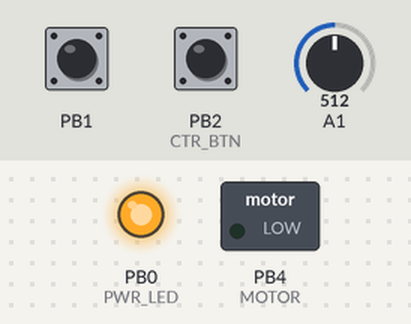
The program below on a simulated ATtiny85, built with avr-gcc and run on an emulated ATtiny85. On the bench: switched loads named in the program (green lamp = pin HIGH), output pins drawn as LEDs (lit = HIGH). The test bench sets the inputs (shaded band); at power-on: PB2 (CTR_BTN) LOW, A1 = 512, PB1 HIGH. Sleep ends after the set time or at an interrupt.

Above: at 1.2 s.
1.3 s: PB2 (CTR_BTN) pulled HIGH for 0.15 s
At 2.5 s:
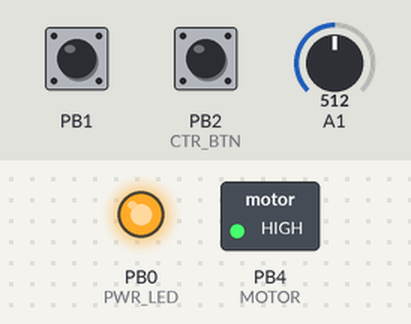
3.4 s: A1 set to 593
4.9 s: A1 set to 618
At 6.6 s:
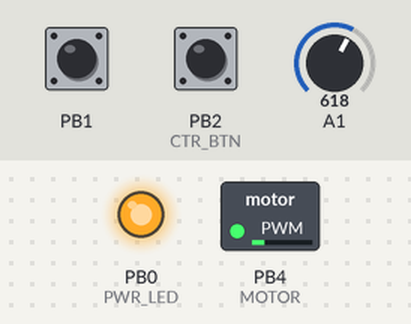
7.0 s: PB1 pulled LOW for 1 s
At 8.6 s:
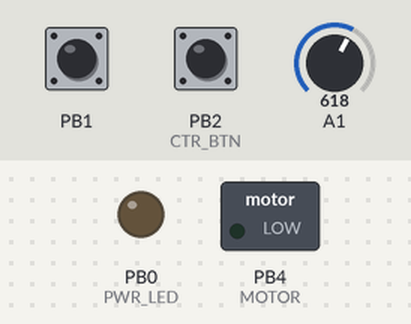
Timing chart, 0 to 10.1 s (numbered marks = the images above; inputs shaded):
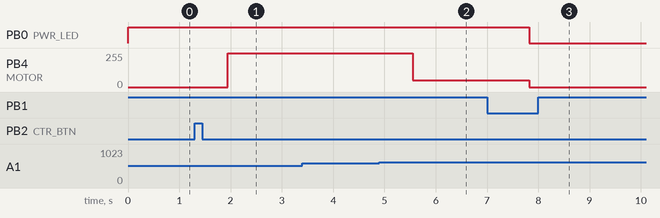

The program:

main.cpp
```cpp
#include <avr/io.h>
#include <util/delay.h>
#include <avr/interrupt.h>
#include <avr/sleep.h>
#include <avr/wdt.h>
#include <Arduino.h>
#include <Bounce2.h>
#include <stdlib.h>

//#define F_CPU 8000000  // This is used by delay.h library
#define BUTTON_DEBOUNCE_DELAY   10   // [ms]

#define  MOTOR    4
#define  PWR_BTN  1
#define  PWR_LED  0
#define  CTR_BTN  2

#define BTN 1
#define timer_init() (TIMSK |= (1 << OCIE0A))
#define BTN_HOLD_MS 400    // Press button for 1 second

Bounce POWER_BTN  = Bounce();
Bounce STRT_BTN   = Bounce();

void setup_sleep_mode();
void setup_fast_PWM();

void run();
void check_btn();
void power_off();
void adc_setup();


int pwr_state = 1;
int run_state = 0;

int motor_spd = 100;
int min_motor_spd = 50;

byte saved_ADCSRA = 0;;

#define BTN 1
#define BTN_STATUS !((PINB >> BTN) & 0x01)


enum Btn_Status
{
    BTN_UP,
    BTN_DOWN,
    BTN_IGNORE
};

volatile unsigned int timer;  // milliseconds counter
Btn_Status btn_status;        // Status of the button

enum Device_Status
{
    POWER_OFF,
    RUNNING
};

Device_Status status = RUNNING; // Set start ON or OFF when power is connected

void setup() {

  //register setup;
  setup_sleep_mode();
  setup_fast_PWM();

  btn_status = BTN_UP;

  pinMode(MOTOR, OUTPUT);
  pinMode(PWR_LED, OUTPUT);

  STRT_BTN.attach( CTR_BTN ,  INPUT );
  STRT_BTN.interval(5); // interval in ms

}

void loop() {

  if (btn_status == BTN_DOWN)
        {
            if (timer > BTN_HOLD_MS) // Check if button has been pressed enough
            {
                if (status == RUNNING)
                    status = POWER_OFF;
                else
                {
                    status = RUNNING;
                    //reset ADC register to original state.
                    ADCSRA |= _BV(ADEN);
                }
                btn_status = BTN_IGNORE; // If status already changed don't swap it again
            }
        }
        else
        {
            if (status) // Is status RUNNING?
            {

                PORTB |= (1 << PB0); // Pin 0 ON

                run();

            }
            else
            {
                PORTB &= ~(1 << PB0); // Pin 0 OFF

                //reset motor, and motor speed before sleeping
                analogWrite(MOTOR, 0);
                motor_spd = 150;
                run_state = 0;
                power_off();
            }
        }
}

void setup_sleep_mode(){

  sei();                  // Enable interrupts
  PORTB |= (1 << BTN);    // Enable PULL_UP resistor

  GIMSK |= (1 << PCIE);   // Enable Pin Change Interrupts
  PCMSK |= (1 << BTN);    // Use PCINTn as interrupt pin (Button I/O pin)

  TCCR0A |= (1 << WGM01); // Set CTC mode on Timer 1
  TIMSK |= (1 << OCIE0A); // Enable the Timer/Counter0 Compare Match A interrupt
  TCCR0B |= (1 << CS01);  // Set prescaler to 8
  OCR0A = 125;            // Set the output compare reg so tops at 1 ms

}

void setup_fast_PWM() {

  TCCR1 = 0<<PWM1A | 0<<COM1A0 | 1<<CS10;
  GTCCR = 1<<PWM1B | 2<<COM1B0;

}

void run() {

  check_btn();

  if (run_state == 1) {

    //run the motor at a given speed.
    analogWrite(MOTOR, motor_spd);

    //change speed based on buttons.

    int button_reading = analogRead(A1);

    if ((button_reading >= 0) && (button_reading < 441)) {

    } else if ((button_reading >= 441) && (button_reading < 603)) {
      motor_spd += 1;
      if (motor_spd >= 255) motor_spd = 255;
    } else if ((button_reading >= 603) && (button_reading < 766)) {
      motor_spd -= 1;
      if (motor_spd <= min_motor_spd) motor_spd = min_motor_spd +1;;
    } else {

    }

    _delay_ms(3);

  } else {

    //stop the motor.

    //potentially ramp down here.
    analogWrite(MOTOR, 0);
    motor_spd = 100;

  }

}

void check_btn() {

  STRT_BTN.update();

  if ( STRT_BTN.changed() ) {

    int deboucedInput = STRT_BTN.read();

    if ( deboucedInput == LOW ) {

      run_state = (run_state + 1)%2;

    } else {

    }
  }

}

void adc_setup()
{
 DDRB|=(1<<PB1);         //PB1 as output to activate LED
 ADCSRA|=(1<<ADEN);      //Enable ADC module
 ADMUX=0x01; // configuring PB2 to take input
 ADCSRB=0x00;           //Configuring free running mode
 ADCSRA|=(1<<ADSC)|(1<<ADATE);   //Start ADC conversion and enabling Auto trigger
 }


void power_off()
{
    cli();                               // Disable interrupts before next commands
    wdt_disable();                       // Disable watch dog timer to save power
    set_sleep_mode(SLEEP_MODE_PWR_DOWN); // Set sleep mode power down
    saved_ADCSRA = ADCSRA;
    //ADCSRA = 0;            // turn off ADC
    ADCSRA &= ~_BV(ADEN);
    sleep_enable();
    sleep_bod_disable(); // Disable brown-out detector
    sei();               // Enable interrupts
    sleep_cpu();
    sleep_disable();
}

ISR(PCINT0_vect)
{
    if (!((PINB >> BTN) & 0x01)) // Check if button is down
    {
        btn_status = BTN_DOWN;
        timer_init();
        timer = 0;
    }
    else
        btn_status = BTN_UP;
}

ISR(TIM0_COMPA_vect)
{
    timer++;
}
```

Measured:
- the behaviour switches between 602 and 603 on A1 (found by bisection; images 1 and 2)
- after the input at 1.3 s, PB4 (MOTOR): 0/255 → 255/255 after 0.64 s
- after the input at 3.4 s, every drawn part: stays the same
- after the input at 4.9 s, PB4 (MOTOR): 255/255 → 51/255 after 0.65 s
- after the input at 7.0 s, PB0 (PWR_LED): HIGH → LOW after 0.82 s; PB4 (MOTOR): 51/255 → 0/255 after 0.82 s
